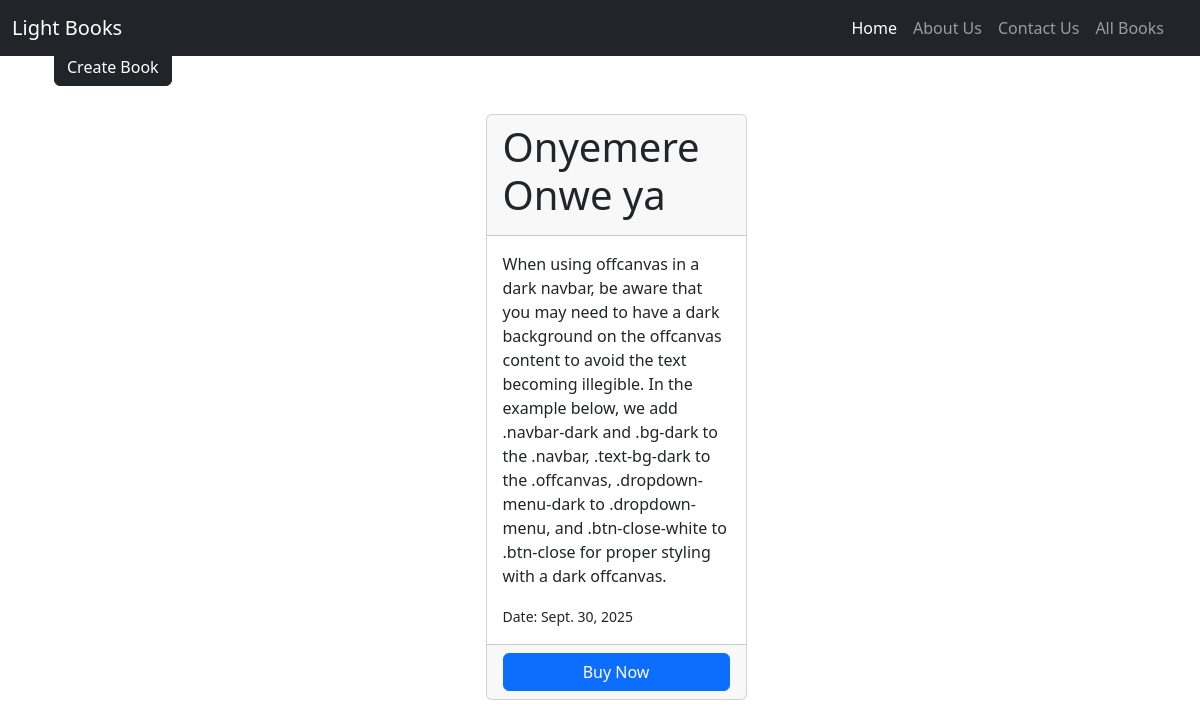
/books/, run on an earlier commit of the app's database.
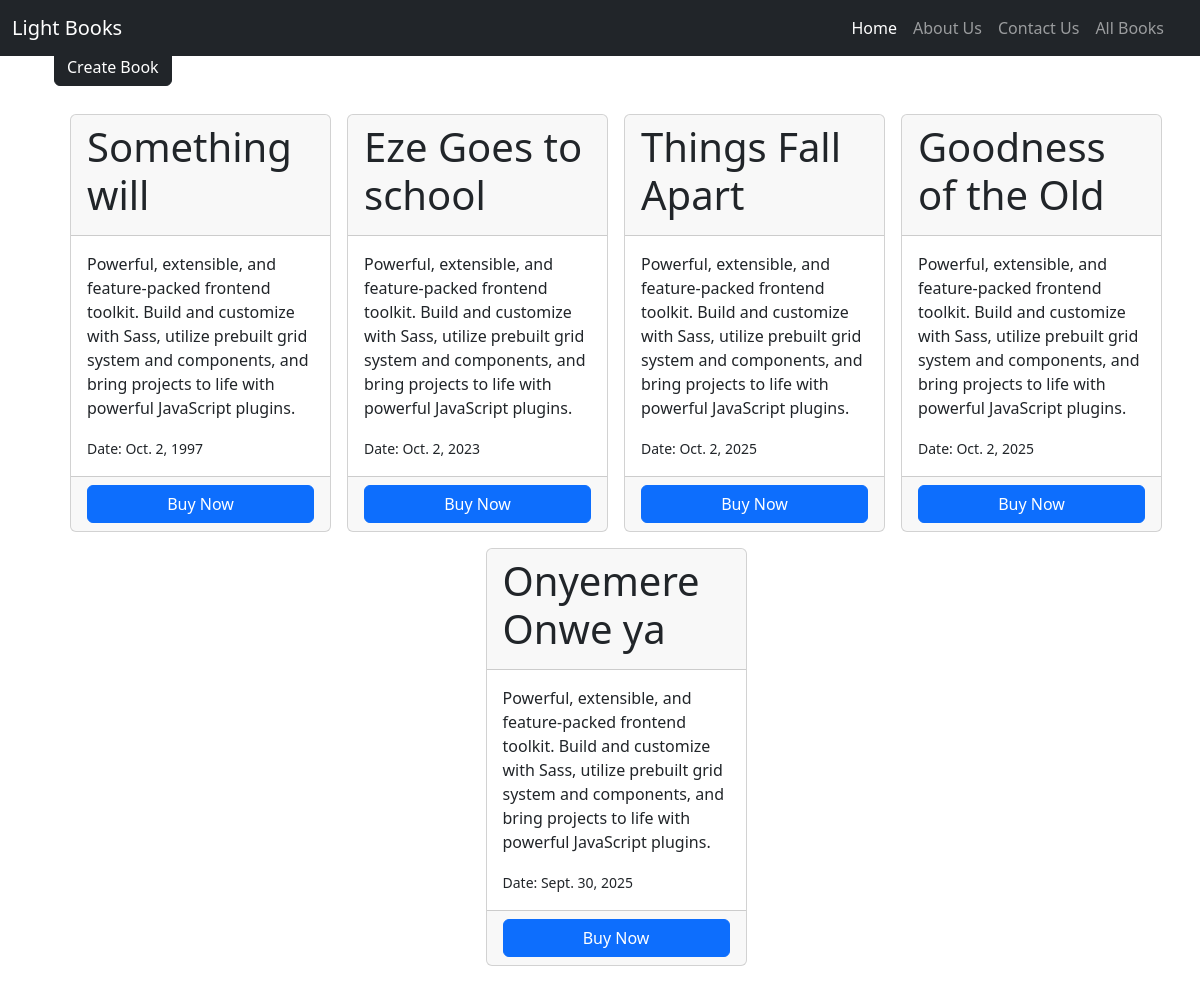
And on a later commit of the database.
### core_app/models.py (models this page shows, shortened)
class Book(models.Model):
    title = models.CharField(max_length=200)
    description = models.TextField(null=True, blank=True)
    publish_date = models.DateField()
    quantity = models.IntegerField()
    date_uploaded = models.DateTimeField(auto_now_add=True)

### core_app/views.py (the view)
# urls.py: path('books/', views.books_view, name="books"),
def books_view(request):
    books = Book.objects.all().order_by('-date_uploaded')
    context = {
        'books': books,
    }
    return render(request, 'books.html', context)

### core_app/templates/books.html (shortened to what this page needs)
{% extends 'layout.html' %}
{% load static %}
{% block content %}
  <div class="container my-4 py-4 ">
    <div class="container">
      <button type="button" class="btn btn-dark" data-bs-toggle="modal" data-bs-target="#demo">
        Create Book
      </button>
    </div>
 <div class="container mx-3 my-1 p-3">
  <div class="row justify-content-center align-contents-center">
    {% for book in books %}
    <div class="col-3 p-2">
      <div class="card" style="width: 100%;">
        <div class="card-header">
          <h1>{{ book.title }}</h1>
        </div>
        <div class="card-body">
          <p>{{ book.description }}</p>
          <small>Date: {{ book.publish_date }}</small>
        </div>
        <div class="card-footer">
          <div class="d-grid">
            <div class="btn btn-primary">Buy Now</div>
          </div>
        </div>
      </div>
    </div>
    {% endfor %}
  </div>
 </div>
{% endblock %}

### core_app/templates/layout.html (shortened to what this page needs)
{% load static %}
<!doctype html>
<html lang="en" data-bs-theme="light">
  <head>
    {% load bootstrap5 %}
    {% bootstrap_css %}
  </head>
  <body>
    {% include 'navbar.html' %}
    {% block content %}
    {% endblock%}
  </body>
</html>

### core_app/templates/navbar.html (shortened to what this page needs)
<nav class="navbar navbar-dark navbar-expand-lg align-contents-center bg-dark fixed-top">
  <div class="container-fluid">
    <a class="navbar-brand" href="{% url 'home' %}">Light Books</a>
    <div class="offcanvas offcanvas-end text-bg-dark" tabindex="-1" id="offcanvasDarkNavbar" aria-labelledby="offcanvasDarkNavbarLabel">
      <div class="offcanvas-body bg-dark">
        <ul class="navbar-nav justify-content-end flex-grow-1 pe-3">
          <li class="nav-item">
            <a class="nav-link active" aria-current="page" href="{% url 'home' %}">Home</a>
          </li>
          <li class="nav-item">
            <a class="nav-link" href="{% url 'about' %}">About Us</a>
          </li>
          <li class="nav-item">
            <a class="nav-link" href="#">Contact Us</a>
          </li>
          <li class="nav-item">
            <a class="nav-link" href="{% url 'books' %}">All Books</a>
          </li>
        </ul>
      </div>
    </div>
  </div>
</nav>

What changed in the data, as far as the page shows it:
added Book: title "Something will", description "Powerful, extensible, and feature-packed frontend toolkit. Build and customize with Sass, utilize prebuilt grid system and components, and bring projects to life with powerful JavaScript plugins.", publish_date "Oct. 2, 1997"
added Book: title "Eze Goes to school", description "Powerful, extensible, and feature-packed frontend toolkit. Build and customize with Sass, utilize prebuilt grid system and components, and bring projects to life with powerful JavaScript plugins.", publish_date "Oct. 2, 2023"
added Book: title "Things Fall Apart", description "Powerful, extensible, and feature-packed frontend toolkit. Build and customize with Sass, utilize prebuilt grid system and components, and bring projects to life with powerful JavaScript plugins.", publish_date "Oct. 2, 2025"
added Book: title "Goodness of the Old", description "Powerful, extensible, and feature-packed frontend toolkit. Build and customize with Sass, utilize prebuilt grid system and components, and bring projects to life with powerful JavaScript plugins.", publish_date "Oct. 2, 2025"
changed Book "Onyemere Onwe ya": description "When using offcanvas in a dark navbar, be aware that you may need to have a dark background on the offcanvas content to avoid the text becoming illegible. In the example below, we add .navbar-dark and .bg-dark to the .navbar, .text-bg-dark to the .offcanvas, .dropdown-menu-dark to .dropdown-menu, and .btn-close-white to .btn-close for proper styling with a dark offcanvas." → "Powerful, extensible, and feature-packed frontend toolkit. Build and customize with Sass, utilize prebuilt grid system and components, and bring projects to life with powerful JavaScript plugins."
